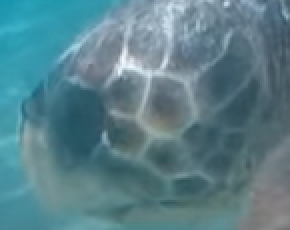
//> input picture m5.png, 145 x 115 px (shown 2 times larger)
$ ./guirange ../m5.png   (built with g++ and OpenCV 4)
//> lines starting //> are read from the running program, lines starting //| are printed output that depends on the picture; after the words box and inside, x2 and y2 are one past the last pixel; in counts of white or black regions, pixels touching at a corner belong together
### local_segm/SimpleRectGui.hpp
#ifndef header_SimpleRectGui_hpp
#	define header_SimpleRectGui_hpp


#	include <opencv2/opencv.hpp>
#	include "rect_op.hpp"
#	include <vector>


class SimpleRectGui{
public:
	static SimpleRectGui * ptr;
	static void on_mouse( int event, int x, int y, int flags, void* param )
	{
		SimpleRectGui::ptr->handle_mouse_click(event,x,y,flags,param);
	}
	void set_image_and_window_name(cv::Mat & _img,  std::string _winName);
	void show_image();
	void handle_keyboard_input(char c);
	void handle_mouse_click( int event, int x, int y, int flags, void* param );
	void autowork();
    bool done() const;
	void help() const;
	void reset();
	void undo();
	std::vector<cv::Point> get_points();
	std::vector<cv::Rect>  get_rects();
	cv::Point get_last_point();
	cv::Rect  get_last_rect();
protected:
	void incw();
	void inch();
	void decw();
	void dech();
	void store();
	cv::Mat  *  img;
	cv::Mat win_img;
	std::string winName;
	std::vector<cv::Point> point_vect;
	std::vector<cv::Rect>  rect_vect;
	bool point_chosen = false;
	bool rect_chosen = false;
	bool is_done = false;
	cv::Rect curr_rect;
	cv::Size desired_size;
	cv::Point curr_point;
};


#endif

### local_segm/rect_op.hpp
#ifndef header_rect_op_hpp
#	define header_rect_op_hpp

#	include <opencv2/opencv.hpp>


/************************* create rect functions *************/

#	define DEFAULT_RECT_SIZE         cv::Size(50,50)


#	define POINT_MID 			 0
#	define POINT_LEFT_UP         1
#	define POINT_LEFT_DOWN       2
#	define POINT_RIGHT_UP 		 3
#	define POINT_RIGHT_DOWN 	 4
#	define POINT_RANDOM			 5

cv::Rect rect_containing_point(cv::Point point, cv::Size imgs, cv::Size s = DEFAULT_RECT_SIZE, int rect_mode = POINT_LEFT_UP);

/************************ in range operations ******************/
void in_range_rect(cv::Mat &img, cv::Mat &outp, cv::Rect rect, cv::Vec3b lower_bound, cv::Vec3b upper_bound);
cv::Rect in_range_rect_around_point(cv::Mat &img, cv::Mat &outp, cv::Point point, cv::Size s, cv::Vec3b tolerance,int colorspace);


/********************* treshold operations ***********************/
/*
double treshold_rect_gray(cv::Mat &img, cv::Mat &outp, cv::Rect rect, int thesh_mode, int tresh_value = 128);
*/


#endif

### local_segm/color_space.hpp
#ifndef header_colorspace_hpp
#	define header_colorspace_hpp

#	include <opencv2/opencv.hpp>


#	define COLOR_BGR 	1
#	define COLOR_HSV 	2
#	define COLOR_GRAY 	4

;
// [26 lines left out: function obtain_lower_upper_color_bounds, not called in this run]


#endif

### local_segm/SimpleRectGui.cpp
#include "SimpleRectGui.hpp"
using namespace std;
using namespace cv;

/********************** a small helping function *********************/

SimpleRectGui * SimpleRectGui::ptr = NULL;

void paint_rect(cv::Mat &win_img, cv::Rect &curent_rect, Scalar color)
{
	rectangle(win_img,Point(curent_rect.x,curent_rect.y),Point(curent_rect.x+curent_rect.width, curent_rect.y+curent_rect.height), color);
}

/*********************** class functions **************************/
void SimpleRectGui::set_image_and_window_name(cv::Mat & _img, std::string _winName)
{
	img     = & _img;
	winName = _winName;
	ptr = this;
	reset();
	namedWindow( winName, WINDOW_AUTOSIZE);
	setMouseCallback( winName, SimpleRectGui::on_mouse, 0 );

}

void SimpleRectGui::show_image()
{
	win_img = img->clone();
	for(Point p : point_vect){
		win_img.at<Vec3b>(p.y,p.x) = Vec3b(0,0,255);
	}
	for(Rect r  : rect_vect){
		paint_rect(win_img,r,Scalar(0,255,0));
	}
	if(rect_chosen == false){
		if(point_chosen == true){
			win_img.at<Vec3b>(curr_point.y,curr_point.x) = Vec3b(0,0,255);
			curr_rect = rect_containing_point(curr_point, img->size(), desired_size, POINT_MID);
			paint_rect(win_img,curr_rect,Scalar(0,255,255));
		}
	}
	imshow(winName,win_img);
}


void SimpleRectGui::handle_keyboard_input(char c)
{
	if(c == '\x1b') is_done = true;
	if(c == 'r') reset();
	if(is_done == true) return;
	if(point_chosen == true){
		if(c == 'w') incw();
		else if(c == 'd') decw();
		else if(c == 'h') inch();
		else if(c == 'j') dech();
		else if(c == 'n') store();
	}
	if(c == 'u') undo();
}

void SimpleRectGui::handle_mouse_click( int event, int x, int y, int flags, void* param )
{
	if(event ==  cv::EVENT_LBUTTONDOWN && point_chosen == false && !is_done){
		point_chosen = true;
		curr_point = Point(x,y);
	}
	if(event == cv::EVENT_MOUSEWHEEL && !is_done) {
		incw(); inch();
	}
}


void SimpleRectGui::autowork()
{
	do{
		show_image();
		char c = (char) waitKey(50);
		handle_keyboard_input(c);
	}while(is_done == false);
}


// [9 lines left out: functions done, help, not called in this run]

void SimpleRectGui::reset()
{
	point_chosen = false;
	rect_chosen  = false;
	is_done		 = false;
	point_vect.clear();
	rect_vect.clear();
	desired_size = Size(25,25);
}

// [46 lines left out: functions undo, store, incw, decw, inch, dech, not called in this run]

std::vector<cv::Point> SimpleRectGui::get_points()
{
	return point_vect;
}

std::vector<cv::Rect>  SimpleRectGui::get_rects()
{
	return rect_vect;
}

// [9 lines left out: functions get_last_point, get_last_rect, not called in this run]

### local_segm/rect_op.cpp
#include "rect_op.hpp"
#include "color_space.hpp"
#include "hist_calc.hpp"
#include <vector>


using namespace std;
using namespace cv;


/********************************************Rect containing point ***************************************************/

/****** backend functions ***************/

// [4 lines left out: function rect_containing_point_left_up, not called in this run]

static Rect rect_containing_point_mid(cv::Point point, cv::Size imgs, cv::Size s)
{
	return Rect(point.x - s.width/2,point.y - s.height/2,s.width,s.height) & Rect(0,0,imgs.width,imgs.height);
}

// [4 lines left out: function rect_containing_point_left_down, not called in this run]


Rect rect_containing_point(cv::Point point, cv::Size imgs, cv::Size s, int rect_mode)
{
	if(rect_mode == POINT_MID) return rect_containing_point_mid(point,imgs,s);
	else if(rect_mode == POINT_LEFT_UP) return rect_containing_point_left_up(point,imgs,s);
	else if(rect_mode == POINT_LEFT_DOWN) return rect_containing_point_left_down(point,imgs,s);
	else return Rect(0,0,0,0);
}

/******************************************** in range operations ****************************************************/

// [17 lines left out: functions in_range_rect, in_range_rect_around_point, not called in this run]


/****************************************** treshold operations ******************************************************/
/*
void treshold_rect_gray(cv::Mat &img, cv::Mat &outp, cv::Rect rect, int thesh_mode, int tresh_value)
{
	Mat img_region = img(rect);
	Mat outp_region = outp(rect);
	return cv::threshold(img_region,)
}
*/

### local_segm/guirange.cpp
#include <opencv2/opencv.hpp>
#include "color_space.hpp"
#include "rect_op.hpp"
#include <cstdio>
#include <iostream>
#include <string>
#include "SimpleRectGui.hpp"
#include "hist_calc.hpp"

using namespace std;
using namespace cv;

#define SHOW(x,y) {imshow(x,y); waitKey(0); destroyWindow(x);}


int main(int argc, char **argv)
{
	string s(argv[1]);
	string w = "ante hi";
	Mat img = imread(s);
//> img is the input picture: 115 rows x 145 cols, CV_8UC3; mean B, G, R 138, 128, 89.4
	Mat gray; cvtColor(img,gray,COLOR_BGR2GRAY);
//> after `cvtColor(img, gray, COLOR_BGR2GRAY)`:
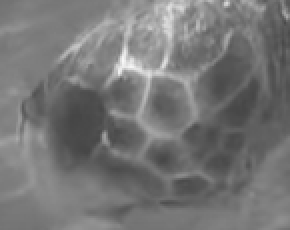
//> gray: 115 rows x 145 cols, CV_8UC1 (shown 2 times larger); min 70, max 248, mean 117.6
	SimpleRectGui app;
	app.set_image_and_window_name(img,w);
	app.autowork();
//> the left mouse button is pressed and released at (36, 28)
//> the left mouse button is pressed and released at (108, 28)
//> the left mouse button is pressed and released at (108, 86)
//> the left mouse button is pressed and released at (36, 86)
//> in show_image (call 2), `win_img.at<Vec3b>(curr_point.y,curr_point.x) = Vec3b(0,0,255);`: win_img: 115 rows x 145 cols, CV_8UC3; 1 pixels changed, all inside (x1, y1, x2, y2) = (36, 28, 37, 29)
//> in paint_rect, `rectangle(win_img,Point(curent_rect.x,curent_rect.y),Point(curent_rect..`:
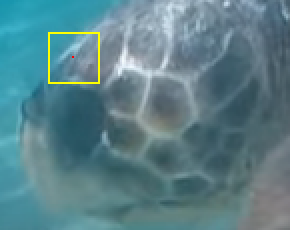
//> win_img: 115 rows x 145 cols, CV_8UC3 (shown 2 times larger); mean B, G, R 137, 128.6, 90.4
//> the Esc key is pressed
	vector<Point> pp = app.get_points();
	vector<Rect>  rr = app.get_rects();
	Mat temp(img.size(),CV_8UC1,Scalar(0));
	Mat mask(img.size(),CV_8UC1,Scalar(255));
	for(Rect r : rr){
		mask(r) = Scalar::all(0);
	}
//> mask: 115 rows x 145 cols, CV_8UC1; every value is 255
	for(int i = 0; i<pp.size();i++){
		cout<<i<<endl;
		pair<Vec3b , Vec3b> bounds = obtain_lower_upper_color_bounds(img.at<Vec3b>(pp[i].y,pp[i].x), Vec3b(50,50,50), COLOR_BGR);
		//Mat tt = histogram_single_channel_rect(gray, rr[i],32); friendly_print(tt);
		in_range_rect(img,temp,rr[i],bounds.first,bounds.second);
		bitwise_or(temp(rr[i]),mask(rr[i]),mask(rr[i]));
	}
//> temp: 115 rows x 145 cols, CV_8UC1; every value is 0
	cout<<"outside"<<endl;
	cvtColor(mask,mask,CV_GRAY2BGR);
	bitwise_and(mask,img,img);
	imshow(w,img);
	waitKey(0); destroyAllWindows();
	SHOW(w,mask);
//> the space key is pressed
}

$ run again, on t24.png
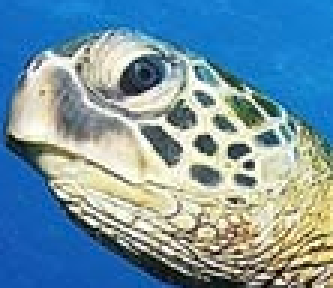
//> input picture t24.png, 111 x 96 px (shown 3 times larger)
//> img is the input picture: 96 rows x 111 cols, CV_8UC3; mean B, G, R 165.2, 148.8, 115.6
//> `cvtColor(img, gray, COLOR_BGR2GRAY)`:
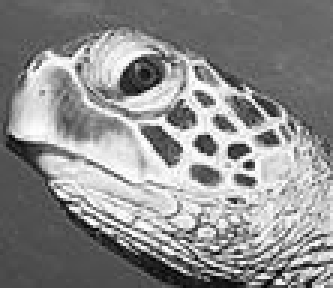
//> gray: 96 rows x 111 cols, CV_8UC1 (shown 3 times larger); min 2, max 255, mean 140.8
//> in paint_rect, `rectangle(win_img,Point(curent_rect.x,curent_rect.y),Point(curent_rect..`:
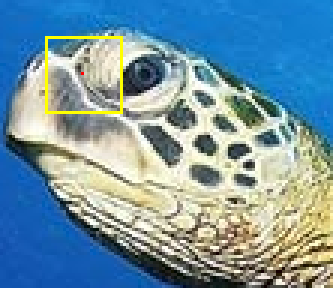
//> win_img: 96 rows x 111 cols, CV_8UC3 (shown 3 times larger); mean B, G, R 163.6, 149.7, 116.6

$ run again, on t49.png
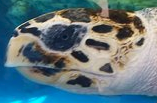
//> input picture t49.png, 157 x 103 px
//> img is the input picture: 103 rows x 157 cols, CV_8UC3; mean B, G, R 126.2, 119.4, 96
//> `cvtColor(img, gray, COLOR_BGR2GRAY)`:
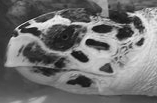
//> gray: 103 rows x 157 cols, CV_8UC1; min 14, max 247, mean 113.2
//> in paint_rect, `rectangle(win_img,Point(curent_rect.x,curent_rect.y),Point(curent_rect..`:
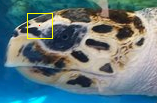
//> win_img: 103 rows x 157 cols, CV_8UC3; mean B, G, R 125.5, 120.3, 97
